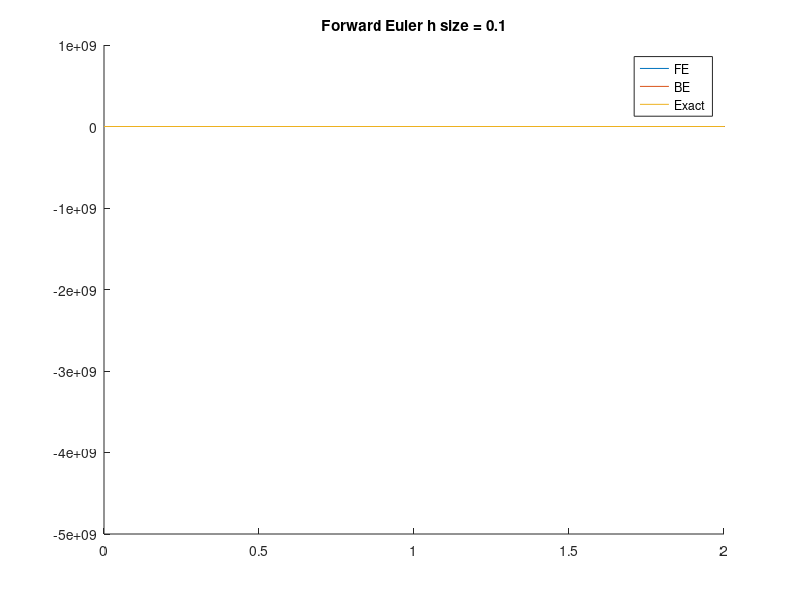
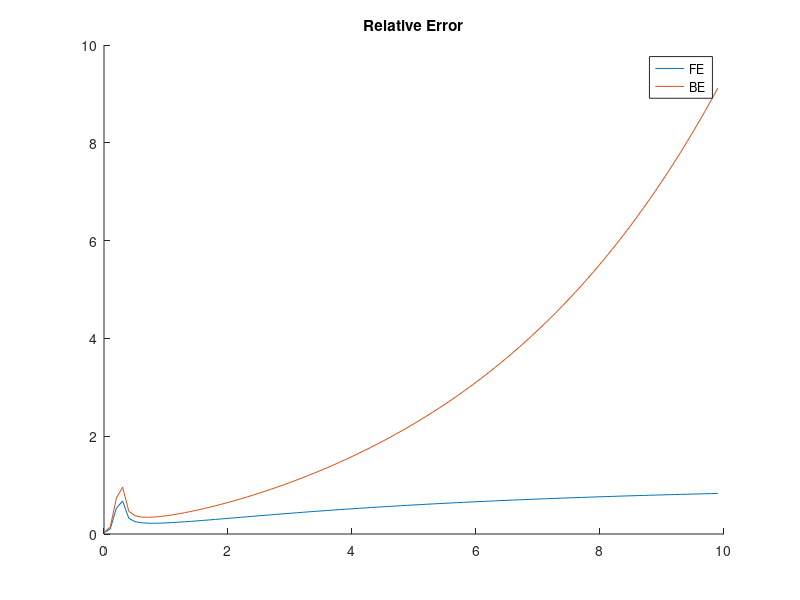

The MATLAB source for these figures, in order:

% testing whether 2a FE algorithm works for w(kh)

close all
clear all

a=2;
b=-4;

x_0 =1;
t(1)=0;

n=100;
h=0.1;

for i=1:n
    w_FE(i)= (1+a*h)^i * (x_0 + b/a) - b/a;
    t(i) = (i-1)*h;
    exact(i) = 2-exp(2*i*h);
end

% 2a BE w(kh)

w_BE(1)=1;

for i=1:n
    w_BE(i)= (x_0+b/a)/(1-a*h)^i - b/a;
end


figure
hold on
plot(t, w_FE)
plot(t, w_BE)
plot(t, exact)
xlim([0,2])
title(['Forward Euler h size = ', num2str(h)])
legend('FE', 'BE', 'Exact')

figure
hold on
plot(t, abs((w_FE-exact)./exact))
plot(t, abs((w_BE-exact)./exact)) 
legend('FE', 'BE')
title('Relative Error')


